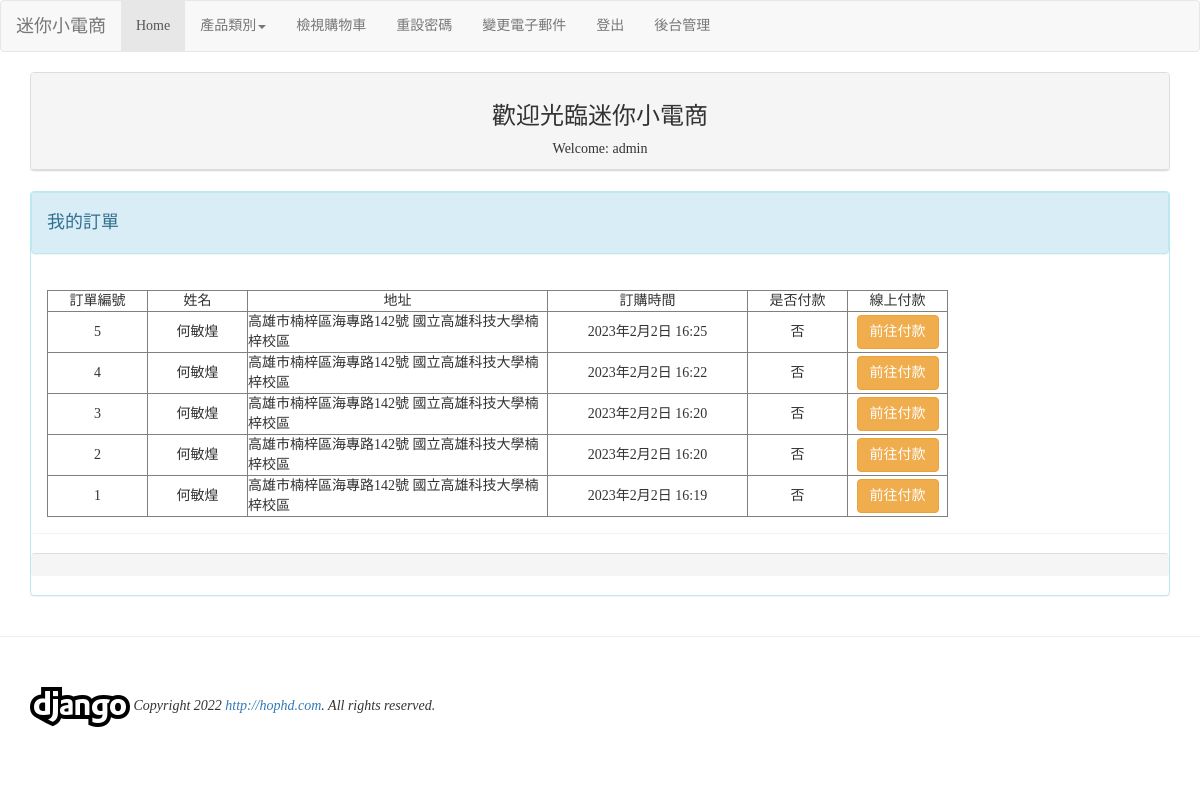
Screenshot of /myorders/ (signed in) with the database file from the repository.
### mysite/models.py (models this page shows, shortened)
class Order(models.Model):
    user = models.ForeignKey(User, on_delete=models.CASCADE)
    full_name = models.CharField(max_length=20)
    address = models.CharField(max_length=200)
    phone = models.CharField(max_length=15)
    created_at = models.DateTimeField(auto_now_add=True)
    updated_at = models.DateTimeField(auto_now=True)
    paid = models.BooleanField(default=False)
    class Meta:
        ordering = ('-created_at',)

### mysite/views.py (the view)
# urls.py: path('myorders/', views.my_orders),
@login_required
def my_orders(request):
    all_categories = models.Category.objects.all()
    orders = models.Order.objects.filter(user=request.user)
    return render(request, 'myorders.html', locals())

### templates/myorders.html (shortened to what this page needs)
{% extends "base.html" %}
{% load cart_tag %}
{% block content %}
<div class='container'>
    <div class='row'>
        <div class='col-md-12'>
            <div class='panel panel-default'>
                <div class='panel-heading' align=center>
                    <h3>歡迎光臨迷你小電商</h3>
                        {% if user.socialaccount_set.all.0.extra_data.name %}
                            {{user.socialaccount_set.all.0.extra_data.name}}<br/>
                            <img src='{{user.socialaccount_set.all.0.get_avatar_url}}' width='100'>
                        {% else %}
                            Welcome: {{ user.username }}
                        {% endif %}
                </div>
            </div>
        </div>
    </div>
    <div class='row'>
        <div class='col-sm-12'>
            <div class='panel panel-info'>
                <div class='panel panel-heading'>
                    <h4>我的訂單</h4>
                </div>
                <div class='panel panel-body'>
                    {% for order in orders %}
                    {% if forloop.first %}
                    <table border=1>
                        <tr>
                            <td width=100 align=center>訂單編號</td>
                            <td width=100 align=center>姓名</td>
                            <td width=300 align=center>地址</td>
                            <td width=200 align=center>訂購時間</td>
                            <td width=100 align=center>是否付款</td>
                            <td width=100 align=center>線上付款</td>
                        </tr>
                    {% endif %}
                        <div class='listgroup'>
                            <div class='listgroup-item'>
                                <tr>
                                    <td align=center>{{ order.id }}</td>
                                    <td align=center>{{ order.full_name }}</td>
                                    <td>{{ order.address }}</td>
                                    <td align=center>{{ order.created_at }}</td>
                                    <td align=center>{{ order.paid | yesno:"是,否"}}</td>
                                    <td align=center>
                                        {% if not order.paid %}
                                        <a class='btn btn-warning' href='/payment/{{order.id}}/'>前往付款</a>
                                        {% endif %}
                                    </td>
                                </tr>
                            </div>
                        </div>
                    {% if forloop.last %}
                    </table>
                    {% endif %}
                    {% empty %}
                        <em>沒有處理中的訂單</em>
                    {% endfor %}
                </div>
                <div class='panel panel-footer'>
                </div>
            </div>
        </div>
    </div>
</div>
{% endblock %}

### templates/base.html (style rules this page uses)
h1, h2, h3, h4, h5, p, div { font-family: 微軟正黑體; }

### rows the page displays
Order: shows "訂單編號", id "5", full_name "何敏煌", address "高雄市楠梓區海專路142號 國立高雄科技大學楠梓校區", created_at "2023年2月2日 16:25", paid "否"
Order: id "4", full_name "何敏煌", address "高雄市楠梓區海專路142號 國立高雄科技大學楠梓校區", created_at "2023年2月2日 16:22", paid "否"
Order: id "3", full_name "何敏煌", address "高雄市楠梓區海專路142號 國立高雄科技大學楠梓校區", created_at "2023年2月2日 16:20", paid "否"
Order: id "2", full_name "何敏煌", address "高雄市楠梓區海專路142號 國立高雄科技大學楠梓校區", created_at "2023年2月2日 16:20", paid "否"
Order: id "1", full_name "何敏煌", address "高雄市楠梓區海專路142號 國立高雄科技大學楠梓校區", created_at "2023年2月2日 16:19", paid "否"

### other values shown
{{ user.username }} "admin"
